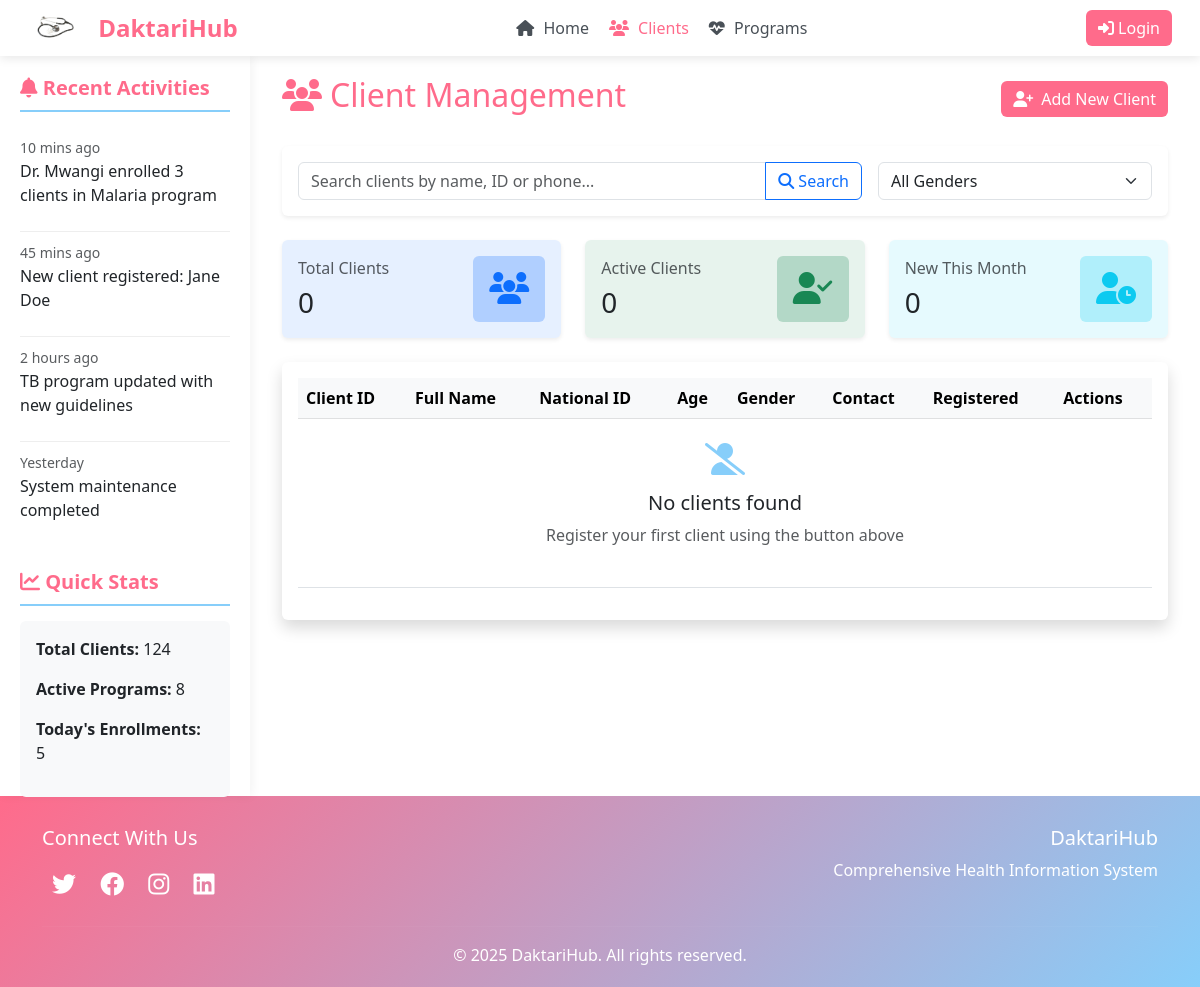
Before: /clients/ with the older database file.
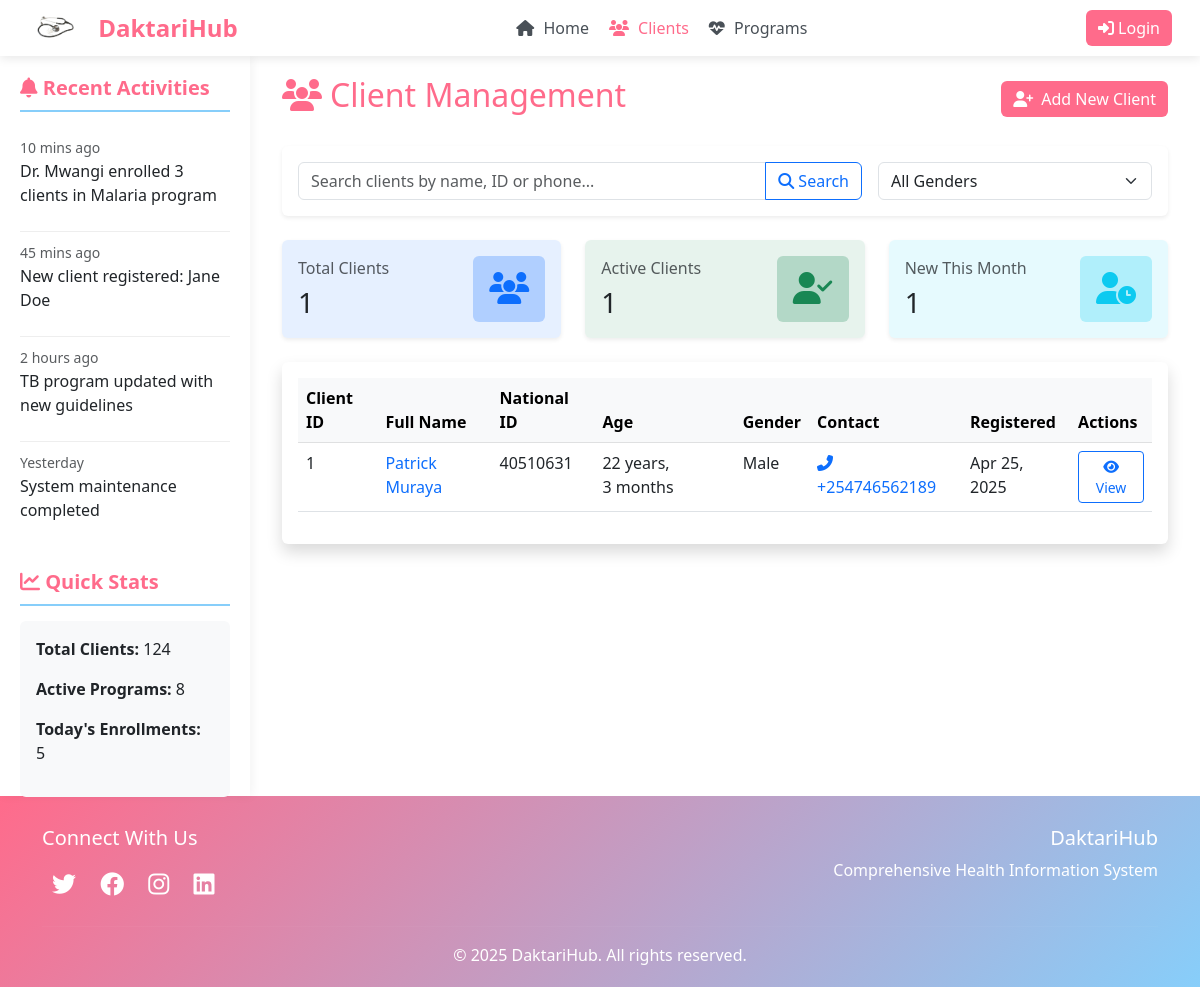
After: the same page with the newer database file.
### clients/models.py (models this page shows, shortened)
class Client(models.Model):
    GENDER_CHOICES = (
        ('M', 'Male'),
        ('F', 'Female'),
        ('O', 'Other'),
    )
    first_name = models.CharField(max_length=100)
    last_name = models.CharField(max_length=100)
    national_id = models.CharField(max_length=20, unique=True)
    date_of_birth = models.DateField()
    gender = models.CharField(max_length=1, choices=GENDER_CHOICES)
    phone_number = models.CharField(max_length=15, blank=True)
    email = models.EmailField(blank=True)
    address = models.TextField(blank=True)
    registered_at = models.DateTimeField(auto_now_add=True)

### clients/views.py (the view, shortened to what this page needs)
# urls.py: path('', ClientListView.as_view(), name='index'),
class ClientListView(ListView):
    model = Client
    template_name = 'clients/index.html'
    context_object_name = 'clients'
    paginate_by = 10
    def get_queryset(self):
        queryset = super().get_queryset()
        search_query = self.request.GET.get('q')
        gender_filter = self.request.GET.get('gender')
        if gender_filter:
            queryset = queryset.filter(gender=gender_filter)
        return queryset.order_by('-registered_at')
    def get_context_data(self, **kwargs):
        context = super().get_context_data(**kwargs)
        queryset = self.get_queryset()
        context['total_clients'] = Client.objects.count()
        context['active_clients'] = queryset.count()  # Adjust this if you have an active/inactive status
        context['new_this_month'] = Client.objects.filter(
            registered_at__gte=timezone.now() - timedelta(days=30)
        ).count()
        return context

### clients/templates/clients/index.html (shortened to what this page needs)
{% extends 'base.html' %}
{% load static %}
{% block content %}
<div class="container-fluid">
    <div class="d-flex justify-content-between align-items-center mb-4">
        <h2 style="color: var(--daktari-pink);">
            <i class="fas fa-users me-2"></i>Client Management
        </h2>
        <div>
            <a href="{% url 'clients:register' %}" class="btn btn-daktari">
                <i class="fas fa-user-plus me-2"></i>Add New Client
            </a>
        </div>
    </div>
    <div class="card border-0 shadow-sm mb-4">
        <div class="card-body">
            <form method="get" class="row g-3">
                <div class="col-md-8">
                    <div class="input-group">
                        <input type="text" class="form-control" name="q" placeholder="Search clients by name, ID or phone..." value="{{ request.GET.q }}">
                        <button class="btn btn-outline-primary" type="submit">
                            <i class="fas fa-search"></i> Search
                        </button>
                    </div>
                </div>
                <div class="col-md-4">
                    <select class="form-select" name="gender">
                        <option value="">All Genders</option>
                    </select>
                </div>
            </form>
        </div>
    </div>
    <div class="row mb-4">
        <div class="col-md-4">
            <div class="card border-0 shadow-sm bg-primary bg-opacity-10">
                <div class="card-body">
                    <div class="d-flex justify-content-between align-items-center">
                        <div>
                            <h6 class="text-muted mb-2">Total Clients</h6>
                            <h3 class="mb-0">{{ total_clients }}</h3>
                        </div>
                        <div class="bg-primary bg-opacity-25 p-3 rounded">
                            <i class="fas fa-users fa-2x text-primary"></i>
                        </div>
                    </div>
                </div>
            </div>
        </div>
        <div class="col-md-4">
            <div class="card border-0 shadow-sm bg-success bg-opacity-10">
                <div class="card-body">
                    <div class="d-flex justify-content-between align-items-center">
                        <div>
                            <h6 class="text-muted mb-2">Active Clients</h6>
                            <h3 class="mb-0">{{ active_clients }}</h3>
                        </div>
                        <div class="bg-success bg-opacity-25 p-3 rounded">
                            <i class="fas fa-user-check fa-2x text-success"></i>
                        </div>
                    </div>
                </div>
            </div>
        </div>
        <div class="col-md-4">
            <div class="card border-0 shadow-sm bg-info bg-opacity-10">
                <div class="card-body">
                    <div class="d-flex justify-content-between align-items-center">
                        <div>
                            <h6 class="text-muted mb-2">New This Month</h6>
                            <h3 class="mb-0">{{ new_this_month }}</h3>
                        </div>
                        <div class="bg-info bg-opacity-25 p-3 rounded">
                            <i class="fas fa-user-clock fa-2x text-info"></i>
                        </div>
                    </div>
                </div>
            </div>
        </div>
    </div>
    <div class="card border-0 shadow">
        <div class="card-body">
            <div class="table-responsive">
                <table class="table table-hover">
                    <thead class="table-light">
                        <tr>
                            <th>Client ID</th>
                            <th>Full Name</th>
                            <th>National ID</th>
                            <th>Age</th>
                            <th>Gender</th>
                            <th>Contact</th>
                            <th>Registered</th>
                            <th>Actions</th>
                        </tr>
                    </thead>
                    <tbody>
                        {% for client in clients %}
                        <tr>
                            <td>{{ client.id }}</td>
                            <td>
                                <a href="{% url 'clients:profile' client.id %}" class="text-decoration-none">
                                    {{ client.first_name }} {{ client.last_name }}
                                </a>
                            </td>
                            <td>{{ client.national_id }}</td>
                            <td>{{ client.date_of_birth|timesince }}</td>
                            <td>{{ client.get_gender_display }}</td>
                            <td>
                                {% if client.phone_number %}
                                <a href="tel:{{ client.phone_number }}" class="text-decoration-none">
                                    <i class="fas fa-phone-alt me-1"></i> {{ client.phone_number }}
                                </a>
                                {% endif %}
                            </td>
                            <td>{{ client.registered_at|date:"M d, Y" }}</td>
                            <td>
                                <a href="{% url 'clients:profile' client.id %}" class="btn btn-sm btn-outline-primary">
                                    <i class="fas fa-eye"></i> View
                                </a>
                            </td>
                        </tr>
                        {% empty %}
                        <tr>
                            <td colspan="8" class="text-center py-4">
                                <i class="fas fa-user-slash fa-2x mb-3" style="color: var(--daktari-blue);"></i>
                                <h5>No clients found</h5>
                                <p class="text-muted">Register your first client using the button above</p>
                            </td>
                        </tr>
                        {% endfor %}
                    </tbody>
                </table>
            </div>
        </div>
    </div>
</div>
{% endblock %}

### templates/base.html (shortened to what this page needs)
{% load static %}
<!DOCTYPE html>
<html lang="en">
<head>
    <link href="https://cdn.jsdelivr.net/npm/bootstrap@5.3.0/dist/css/bootstrap.min.css" rel="stylesheet">
    <link rel="stylesheet" href="https://cdnjs.cloudflare.com/ajax/libs/font-awesome/6.4.0/css/all.min.css">
</head>
<body>
    <header class="daktari-header sticky-top">
        <div class="container-fluid">
            <div class="d-flex justify-content-between align-items-center">
                <div class="logo-container">
                    <img src="{% static 'images/daktarihublogo.png' %}" alt="DaktariHub Logo" class="logo-img">
                    <span class="brand-name">DaktariHub</span>
                </div>
                <nav class="d-none d-md-flex">
                    <a href="{% url 'home' %}" class="nav-link active">
                        <i class="fas fa-home"></i> Home
                    </a>
                    <a href="{% url 'clients:index' %}" class="nav-link">
                        <i class="fas fa-users"></i> Clients
                    </a>
                    <a href="#" class="nav-link">
                        <i class="fas fa-heartbeat"></i> Programs
                    </a>
                </nav>
                <div>
                    <button class="btn btn-daktari">
                        <i class="fas fa-sign-in-alt"></i> Login
                    </button>
                </div>
            </div>
        </div>
    </header>
    <div class="main-wrapper">
        <aside class="daktari-sidebar d-none d-lg-block">
            <h5 class="sidebar-title">
                <i class="fas fa-bell"></i> Recent Activities
            </h5>
            <div class="activity-list">
                <div class="activity-item">
                    <small class="text-muted">10 mins ago</small>
                    <p>Dr. Mwangi enrolled 3 clients in Malaria program</p>
                </div>
                <div class="activity-item">
                    <small class="text-muted">45 mins ago</small>
                    <p>New client registered: Jane Doe</p>
                </div>
                <div class="activity-item">
                    <small class="text-muted">2 hours ago</small>
                    <p>TB program updated with new guidelines</p>
                </div>
                <div class="activity-item">
                    <small class="text-muted">Yesterday</small>
                    <p>System maintenance completed</p>
                </div>
            </div>
            <div class="mt-4">
                <h5 class="sidebar-title">
                    <i class="fas fa-chart-line"></i> Quick Stats
                </h5>
                <div class="p-3 bg-light rounded">
                    <p><strong>Total Clients:</strong> 124</p>
                    <p><strong>Active Programs:</strong> 8</p>
                    <p><strong>Today's Enrollments:</strong> 5</p>
                </div>
            </div>
        </aside>
        <main class="main-content">
            {% block content %}{% endblock %}
        </main>
    </div>
    <footer class="daktari-footer mt-auto">
        <div class="container">
            <div class="row">
                <div class="col-md-6 text-center text-md-start">
                    <h5>Connect With Us</h5>
                    <div class="social-links mt-3">
                        <a href="#" class="social-icon"><i class="fab fa-twitter"></i></a>
                        <a href="#" class="social-icon"><i class="fab fa-facebook"></i></a>
                        <a href="#" class="social-icon"><i class="fab fa-instagram"></i></a>
                        <a href="#" class="social-icon"><i class="fab fa-linkedin"></i></a>
                    </div>
                </div>
                <div class="col-md-6 text-center text-md-end mt-3 mt-md-0">
                    <h5>DaktariHub</h5>
                    <p>Comprehensive Health Information System</p>
                </div>
            </div>
            <hr class="mt-4" style="border-color: rgba(255,255,255,0.1);">
            <div class="text-center">
                <p class="mb-0">&copy; 2025 DaktariHub. All rights reserved.</p>
            </div>
        </div>
    </footer>
</body>
</html>

### templates/base.html (style rules this page uses)
:root { --daktari-pink: #ff6b8b; --daktari-blue: #87cefa; --daktari-white: #ffffff; }
body { display: flex; flex-direction: column; min-height: 100vh; background-color: #f8f9fa; }
.main-wrapper { display: flex; flex: 1; }
.daktari-header { background-color: var(--daktari-white); box-shadow: 0 2px 10px rgba(0, 0, 0, 0.1); padding: 0.5rem 1rem; }
.logo-container { display: flex; align-items: center; }
.logo-img { height: 40px; margin-right: 10px; }
.brand-name { font-weight: 700; color: var(--daktari-pink); font-size: 1.5rem; }
.nav-link { color: #495057; font-weight: 500; margin: 0 10px; transition: color 0.3s; }
.nav-link:hover, .nav-link.active { color: var(--daktari-pink); }
.nav-link i { margin-right: 5px; }
.daktari-sidebar { width: 250px; background-color: var(--daktari-white); box-shadow: 2px 0 10px rgba(0, 0, 0, 0.05); padding: 20px; height: calc(100vh - 60px); position: sticky; top: 60px; }
.sidebar-title { color: var(--daktari-pink); font-weight: 600; border-bottom: 2px solid var(--daktari-blue); padding-bottom: 10px; margin-bottom: 15px; }
.activity-item { padding: 8px 0; border-bottom: 1px solid #eee; }
.activity-item:last-child { border-bottom: none; }
.main-content { flex: 1; padding: 20px; background-color: var(--daktari-white); }
.daktari-footer { background: linear-gradient(135deg, var(--daktari-pink), var(--daktari-blue)); color: white; padding: 30px 0 20px; }
.social-icon { color: white; font-size: 1.5rem; margin: 0 10px; transition: transform 0.3s; }
.btn-daktari { background-color: var(--daktari-pink); color: white; border: none; }

Changed rows visible on the page:
added Client: id "1", first_name "Patrick", last_name "Muraya", national_id "40510631", date_of_birth "22 years, 3 months", gender "Male", phone_number "+254746562189", registered_at "Apr 25, 2025"
Other visible differences:
{{ total_clients }}: "0" → "1"
{{ active_clients }}: "0" → "1"
{{ new_this_month }}: "0" → "1"
text no longer shown: "No clients found Register your first client using the button above"
